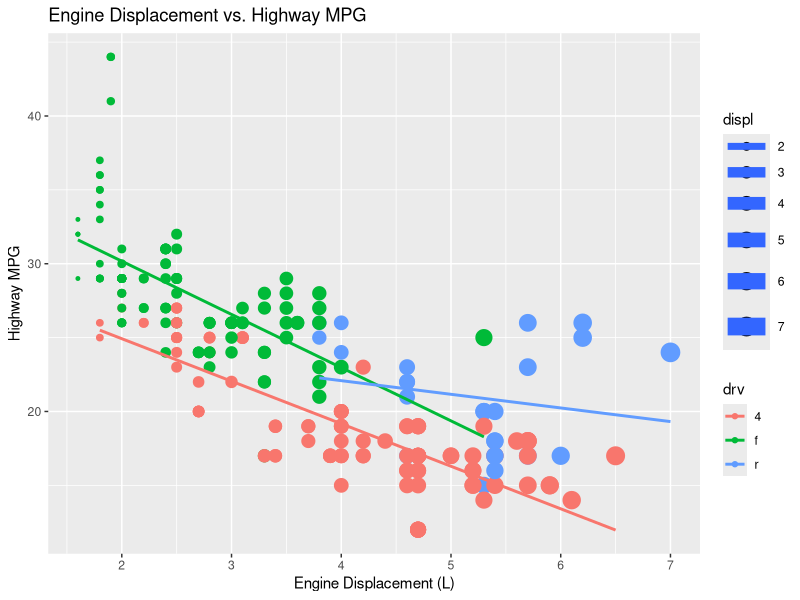

The R script that drew this image: (Note: this script raises an error after producing the figure.)
library(tidyverse)

data(mpg)

mpg %>% 
  ggplot(aes(x = displ, y = hwy, 
             color = drv, size = displ)) + #aes() maps the variables to the axes
  geom_point() +
  geom_smooth(method = "lm", se = FALSE) +
  labs(
    title = "Engine Displacement vs. Highway MPG",
    x = "Engine Displacement (L)",
    y = "Highway MPG"
  ) 

#利用mpg, 进行回归分析
# 1. 线性回归
lm_model <- lm(hwy ~ displ + drv, data = mpg)
summary(lm_model)

# 2. 逻辑回归
log_model <- glm(drv ~ displ + hwy, data = mpg, family = binomial)
summary(log_model)

# 3. 多项式回归
poly_model <- lm(hwy ~ poly(displ, 2) + drv, data = mpg)
summary(poly_model)

# 4. 岭回归
library(MASS)
ridge_model <- lm.ridge(hwy ~ displ + drv, data = mpg, lambda = seq(0, 10, by = 0.1))
plot(ridge_model)

# 5. Lasso回归
library(glmnet)
x <- model.matrix(hwy ~ displ + drv, data = mpg)[, -1]
y <- mpg$hwy
lasso_model <- glmnet(x, y, alpha = 1)
